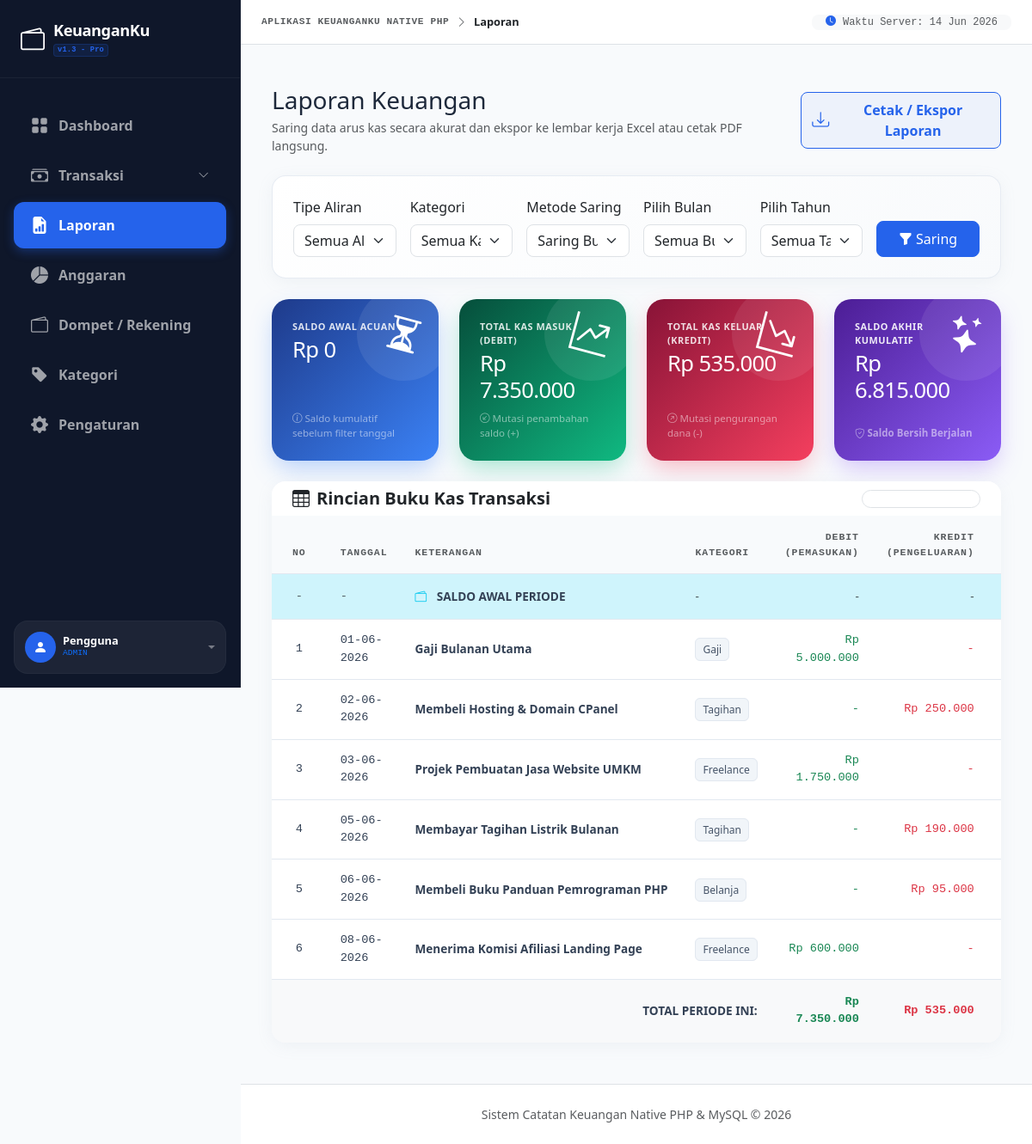
/laporan.php (signed in), run on the app's committed database.
### tables this page shows
CREATE TABLE IF NOT EXISTS `transaksi` (
  `id` INT(11) NOT NULL AUTO_INCREMENT,
  `tanggal` DATE NOT NULL,
  `keterangan` VARCHAR(255) NOT NULL,
  `kategori` VARCHAR(100) NOT NULL DEFAULT 'Lainnya',
  `jenis` ENUM('pemasukan','pengeluaran') NOT NULL,
  `jumlah` INT(11) NOT NULL,
  `dompet` VARCHAR(100) NOT NULL DEFAULT 'Tunai',
  `username` VARCHAR(50) NOT NULL DEFAULT 'admin',
  PRIMARY KEY (`id`)
);

### laporan.php (the view, shortened to what the rows shown need)
<?php
require_once 'koneksi.php';
$where_clause = "";
    ?>
    <?php
$saldo_awal = 0;
$query_transaksi = "SELECT * FROM transaksi $where_clause ORDER BY tanggal ASC, id ASC";
$result_transaksi = mysqli_query($koneksi, $query_transaksi);
?>
<!DOCTYPE html>
<html lang="id">
<head>
    <link href="https://cdn.jsdelivr.net/npm/bootstrap@5.3.0/dist/css/bootstrap.min.css" rel="stylesheet">
    <link href="https://cdn.jsdelivr.net/npm/bootstrap-icons@1.11.2/font/bootstrap-icons.css" rel="stylesheet">
</head>
<body>
<?php
include 'sidebar.php';
?>
<div class="container-fluid py-4">
    <div class="card main-card overflow-hidden">
        <div class="card-body p-0">
            <div class="table-responsive">
                <table class="table table-hover align-middle mb-0 table-custom" style="font-size: 0.85rem;">
                    <thead class="bg-light table-light">
                        <tr>
                            <th class="py-3 px-4 text-center text-muted text-uppercase fw-bold font-monospace" style="width: 60px;">No</th>
                            <th class="py-3 text-muted text-uppercase fw-bold font-monospace" style="width: 120px;">Tanggal</th>
                            <th class="py-3 text-muted text-uppercase fw-bold font-monospace">Keterangan</th>
                            <th class="py-3 text-muted text-uppercase fw-bold font-monospace" style="width: 140px;">Kategori</th>
                            <th class="py-3 text-end text-muted text-uppercase fw-bold font-monospace" style="width: 155px;">Debit (Pemasukan)</th>
                            <th class="py-3 text-end text-muted text-uppercase fw-bold font-monospace" style="width: 155px;">Kredit (Pengeluaran)</th>
                            <th class="py-3 text-end text-muted text-uppercase fw-bold font-monospace" style="width: 170px; padding-right: 24px;">Saldo Berjalan</th>
                        </tr>
                    </thead>
                    <tbody>
                        <?php
                        $no = 1;
                        $running_balance = $saldo_awal;
                        if (mysqli_num_rows($result_transaksi) > 0):
                            while ($row = mysqli_fetch_assoc($result_transaksi)):
                                if ($row['jenis'] === 'pemasukan') {
                                    $running_balance += $row['jumlah'];
                                    $debit = $row['jumlah'];
                                    $kredit = 0;
                                } else {
                                    $running_balance -= $row['jumlah'];
                                    $debit = 0;
                                    $kredit = $row['jumlah'];
                                }
                                ?>
                                <tr class="border-bottom border-light-subtle">
                                    <td class="py-3.5 text-center font-monospace font-semibold text-slate-500"><?= $no++; ?></td>
                                    <td class="py-3.5 font-monospace font-medium">
                                        <?= date('d-m-Y', strtotime($row['tanggal'])); ?>
                                    </td>
                                    <td class="py-3.5">
                                        <div class="fw-semibold text-slate-800 text-truncate" style="max-width: 300px;" title="<?= htmlspecialchars($row['keterangan']); ?>">
                                            <?= htmlspecialchars($row['keterangan']); ?>
                                        </div>
                                    </td>
                                    <td class="py-3.5">
                                        <span class="badge-cat">
                                            <?= !empty($row['kategori']) ? htmlspecialchars($row['kategori']) : 'Umum'; ?>
                                        </span>
                                    </td>
                                    <td class="py-3.5 text-end font-monospace font-semibold text-success">
                                        <?= $debit > 0 ? rupiah($debit) : '-'; ?>
                                    </td>
                                    <td class="py-3.5 text-end font-monospace font-semibold text-danger">
                                        <?= $kredit > 0 ? rupiah($kredit) : '-'; ?>
                                    </td>
                                    <td class="py-3.5 text-end font-monospace font-bold card-text-val align-middle" style="padding-right: 24px; color: <?= $running_balance >= 0 ? '#1e293b' : '#ef4444'; ?>;">
                                    </td>
                                </tr>
                            <?php endwhile; ?>
                        <?php endif; ?>
                    </tbody>
                </table>
            </div>
        </div>
    </div>
</div>
        </div>
    </div>
</div>
</body>
</html>

### data on the page
transaksi: tanggal "01-06-2026", keterangan "Gaji Bulanan Utama", kategori "Gaji", jumlah "Rp 5.000.000"
transaksi: tanggal "02-06-2026", keterangan "Membeli Hosting & Domain CPanel", kategori "Tagihan", jumlah "Rp 250.000"
transaksi: tanggal "03-06-2026", keterangan "Projek Pembuatan Jasa Website UMKM", kategori "Freelance", jumlah "Rp 1.750.000"
transaksi: tanggal "05-06-2026", keterangan "Membayar Tagihan Listrik Bulanan", kategori "Tagihan", jumlah "Rp 190.000"
transaksi: tanggal "06-06-2026", keterangan "Membeli Buku Panduan Pemrograman PHP", kategori "Belanja", jumlah "Rp 95.000"
transaksi: tanggal "08-06-2026", keterangan "Menerima Komisi Afiliasi Landing Page", kategori "Freelance", jumlah "Rp 600.000"

### other printed values
$app_name "KeuanganKu"
$app_version "v1.3 - Pro"
__('Dashboard', 'Dashboard') "Dashboard"
__('Transaksi', 'Transactions') "Transaksi"
__('Laporan', 'Reports') "Laporan"
__('Anggaran', 'Budgets') "Anggaran"
__('Dompet / Rekening', 'Wallets / Accounts') "Dompet / Rekening"
__('Kategori', 'Categories') "Kategori"
__('Pengaturan', 'Settings') "Pengaturan"
$user_nama "Pengguna"
$user_role "ADMIN"
$app_name "KEUANGANKU"
str_replace('_', ' ', $active_page) "Laporan"
rupiah($saldo_awal) "Rp 0"
rupiah($total_pemasukan) "Rp 7.350.000"
